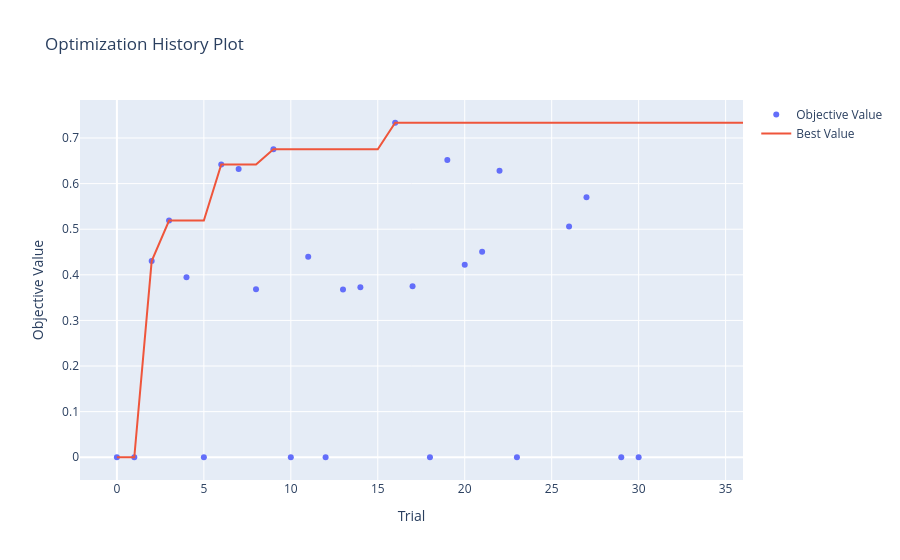

Notebook code for this chart:
### Code cell
# 1. Plot optimization history
fig_hist = plot_optimization_history(study)
fig_hist.show()

### Figure 1 — Plotly figure (JSON) as saved in the notebook; plotly's stock layout.template omitted (floating-point values rounded to 4 significant figures)
{"data": [{"mode": "markers", "name": "Objective Value", "type": "scatter", "x": [0, 1, 2, 3, 4, 5, 6, 7, 8, 9, 10, 11, 12, 13, 14, 16, 17, 18, 19, 20, 21, 22, 23, 26, 27, 29, 30], "y": [0, 0, 0.4301, 0.519, 0.3945, 0, 0.6421, 0.6322, 0.3684, 0.6754, 0, 0.4395, 0, 0.3679, 0.3728, 0.7334, 0.375, 0, 0.652, 0.4219, 0.4508, 0.6284, 0, 0.5058, 0.5703, 0, 0]}, {"mode": "lines", "name": "Best Value", "type": "scatter", "x": [0, 1, 2, 3, 4, 5, 6, 7, 8, 9, 10, 11, 12, 13, 14, 15, 16, 17, 18, 19, 20, 21, 22, 23, 24, 25, 26, 27, 28, 29, 30, 31, 32, 33, 34, 35, 36], "y": [0, 0, 0.4301, 0.519, 0.519, 0.519, 0.6421, 0.6421, 0.6421, 0.6754, 0.6754, 0.6754, 0.6754, 0.6754, 0.6754, 0.6754, 0.7334, 0.7334, 0.7334, 0.7334, 0.7334, 0.7334, 0.7334, 0.7334, 0.7334, 0.7334, 0.7334, 0.7334, 0.7334, 0.7334, 0.7334, 0.7334, 0.7334, 0.7334, 0.7334, 0.7334, 0.7334]}, {"marker": {"color": "#cccccc"}, "mode": "markers", "name": "Infeasible Trial", "showlegend": false, "type": "scatter", "x": [], "y": []}], "layout": {"title": {"text": "Optimization History Plot"}, "xaxis": {"title": {"text": "Trial"}}, "yaxis": {"title": {"text": "Objective Value"}}}}
